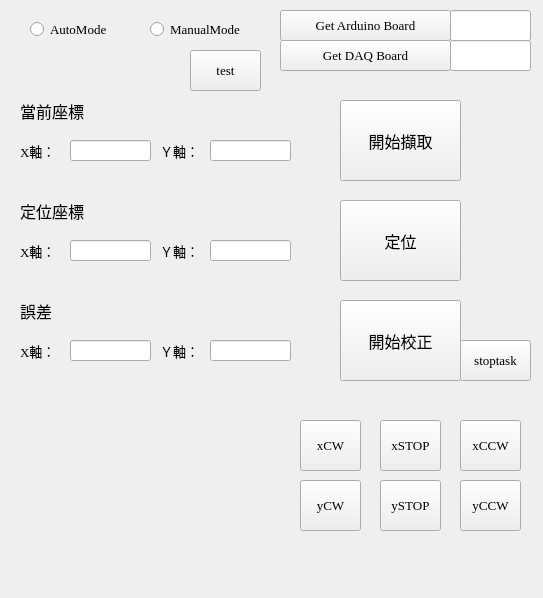
<?xml version="1.0" encoding="UTF-8"?>
<ui version="4.0">
 <class>MainWindow</class>
 <widget class="QMainWindow" name="MainWindow">
  <property name="geometry">
   <rect>
    <x>0</x>
    <y>0</y>
    <width>543</width>
    <height>598</height>
   </rect>
  </property>
  <property name="font">
   <font>
    <family>Times New Roman</family>
    <pointsize>10</pointsize>
   </font>
  </property>
  <property name="windowTitle">
   <string>MainWindow</string>
  </property>
  <widget class="QWidget" name="centralwidget">
   <widget class="QPushButton" name="catchbutton">
    <property name="geometry">
     <rect>
      <x>340</x>
      <y>100</y>
      <width>121</width>
      <height>81</height>
     </rect>
    </property>
    <property name="font">
     <font>
      <pointsize>12</pointsize>
     </font>
    </property>
    <property name="text">
     <string>開始擷取</string>
    </property>
    <property name="autoRepeatDelay">
     <number>3000</number>
    </property>
    <property name="autoRepeatInterval">
     <number>1000</number>
    </property>
   </widget>
   <widget class="QPushButton" name="locatebutton">
    <property name="geometry">
     <rect>
      <x>340</x>
      <y>200</y>
      <width>121</width>
      <height>81</height>
     </rect>
    </property>
    <property name="font">
     <font>
      <pointsize>12</pointsize>
     </font>
    </property>
    <property name="text">
     <string>定位</string>
    </property>
   </widget>
   <widget class="QLabel" name="locate">
    <property name="geometry">
     <rect>
      <x>20</x>
      <y>200</y>
      <width>91</width>
      <height>21</height>
     </rect>
    </property>
    <property name="font">
     <font>
      <pointsize>12</pointsize>
     </font>
    </property>
    <property name="text">
     <string notr="true">定位座標</string>
    </property>
   </widget>
   <widget class="QLabel" name="locate_x">
    <property name="geometry">
     <rect>
      <x>20</x>
      <y>240</y>
      <width>41</width>
      <height>21</height>
     </rect>
    </property>
    <property name="text">
     <string notr="true">X軸：</string>
    </property>
   </widget>
   <widget class="QLabel" name="locate_y">
    <property name="geometry">
     <rect>
      <x>160</x>
      <y>240</y>
      <width>58</width>
      <height>21</height>
     </rect>
    </property>
    <property name="text">
     <string notr="true">Ｙ軸：</string>
    </property>
   </widget>
   <widget class="QLabel" name="now">
    <property name="geometry">
     <rect>
      <x>20</x>
      <y>100</y>
      <width>91</width>
      <height>21</height>
     </rect>
    </property>
    <property name="font">
     <font>
      <pointsize>12</pointsize>
     </font>
    </property>
    <property name="text">
     <string notr="true">當前座標</string>
    </property>
   </widget>
   <widget class="QLabel" name="now_x">
    <property name="geometry">
     <rect>
      <x>20</x>
      <y>140</y>
      <width>51</width>
      <height>21</height>
     </rect>
    </property>
    <property name="text">
     <string notr="true">X軸：</string>
    </property>
   </widget>
   <widget class="QLabel" name="now_y">
    <property name="geometry">
     <rect>
      <x>160</x>
      <y>140</y>
      <width>58</width>
      <height>21</height>
     </rect>
    </property>
    <property name="text">
     <string notr="true">Ｙ軸：</string>
    </property>
   </widget>
   <widget class="QLabel" name="mistake">
    <property name="geometry">
     <rect>
      <x>20</x>
      <y>300</y>
      <width>58</width>
      <height>21</height>
     </rect>
    </property>
    <property name="font">
     <font>
      <pointsize>12</pointsize>
     </font>
    </property>
    <property name="text">
     <string notr="true">誤差</string>
    </property>
   </widget>
   <widget class="QLabel" name="mistake_x">
    <property name="geometry">
     <rect>
      <x>20</x>
      <y>340</y>
      <width>58</width>
      <height>21</height>
     </rect>
    </property>
    <property name="text">
     <string notr="true">X軸：</string>
    </property>
   </widget>
   <widget class="QLabel" name="mistake_y">
    <property name="geometry">
     <rect>
      <x>160</x>
      <y>340</y>
      <width>58</width>
      <height>21</height>
     </rect>
    </property>
    <property name="text">
     <string notr="true">Ｙ軸：</string>
    </property>
   </widget>
   <widget class="QPushButton" name="servobutton">
    <property name="geometry">
     <rect>
      <x>340</x>
      <y>300</y>
      <width>121</width>
      <height>81</height>
     </rect>
    </property>
    <property name="font">
     <font>
      <pointsize>12</pointsize>
     </font>
    </property>
    <property name="text">
     <string>開始校正</string>
    </property>
   </widget>
   <widget class="QPushButton" name="servo_x_CW">
    <property name="geometry">
     <rect>
      <x>300</x>
      <y>420</y>
      <width>61</width>
      <height>51</height>
     </rect>
    </property>
    <property name="text">
     <string>xCW</string>
    </property>
   </widget>
   <widget class="QPushButton" name="servo_y_CW">
    <property name="geometry">
     <rect>
      <x>300</x>
      <y>480</y>
      <width>61</width>
      <height>51</height>
     </rect>
    </property>
    <property name="text">
     <string>yCW</string>
    </property>
   </widget>
   <widget class="QPushButton" name="servo_x_CCW">
    <property name="geometry">
     <rect>
      <x>460</x>
      <y>420</y>
      <width>61</width>
      <height>51</height>
     </rect>
    </property>
    <property name="text">
     <string>xCCW</string>
    </property>
   </widget>
   <widget class="QPushButton" name="servo_y_CCW">
    <property name="geometry">
     <rect>
      <x>460</x>
      <y>480</y>
      <width>61</width>
      <height>51</height>
     </rect>
    </property>
    <property name="text">
     <string>yCCW</string>
    </property>
   </widget>
   <widget class="QPushButton" name="servo_x_STOP">
    <property name="geometry">
     <rect>
      <x>380</x>
      <y>420</y>
      <width>61</width>
      <height>51</height>
     </rect>
    </property>
    <property name="text">
     <string>xSTOP</string>
    </property>
   </widget>
   <widget class="QPushButton" name="servo_y_STOP">
    <property name="geometry">
     <rect>
      <x>380</x>
      <y>480</y>
      <width>61</width>
      <height>51</height>
     </rect>
    </property>
    <property name="text">
     <string>ySTOP</string>
    </property>
   </widget>
   <widget class="QRadioButton" name="AutoMode">
    <property name="geometry">
     <rect>
      <x>30</x>
      <y>20</y>
      <width>98</width>
      <height>19</height>
     </rect>
    </property>
    <property name="text">
     <string>AutoMode</string>
    </property>
   </widget>
   <widget class="QRadioButton" name="ManualMode">
    <property name="geometry">
     <rect>
      <x>150</x>
      <y>20</y>
      <width>121</width>
      <height>19</height>
     </rect>
    </property>
    <property name="text">
     <string>ManualMode</string>
    </property>
   </widget>
   <widget class="QLineEdit" name="locate_x_value">
    <property name="geometry">
     <rect>
      <x>70</x>
      <y>240</y>
      <width>81</width>
      <height>21</height>
     </rect>
    </property>
   </widget>
   <widget class="QLineEdit" name="locate_y_value">
    <property name="geometry">
     <rect>
      <x>210</x>
      <y>240</y>
      <width>81</width>
      <height>21</height>
     </rect>
    </property>
   </widget>
   <widget class="QLineEdit" name="now_x_value">
    <property name="geometry">
     <rect>
      <x>70</x>
      <y>140</y>
      <width>81</width>
      <height>21</height>
     </rect>
    </property>
   </widget>
   <widget class="QLineEdit" name="now_y_value">
    <property name="geometry">
     <rect>
      <x>210</x>
      <y>140</y>
      <width>81</width>
      <height>21</height>
     </rect>
    </property>
   </widget>
   <widget class="QLineEdit" name="mistake_x_value">
    <property name="geometry">
     <rect>
      <x>70</x>
      <y>340</y>
      <width>81</width>
      <height>21</height>
     </rect>
    </property>
   </widget>
   <widget class="QLineEdit" name="mistake_y_value">
    <property name="geometry">
     <rect>
      <x>210</x>
      <y>340</y>
      <width>81</width>
      <height>21</height>
     </rect>
    </property>
   </widget>
   <widget class="QPushButton" name="stoptaskbutton">
    <property name="geometry">
     <rect>
      <x>460</x>
      <y>340</y>
      <width>71</width>
      <height>41</height>
     </rect>
    </property>
    <property name="text">
     <string>stoptask</string>
    </property>
   </widget>
   <widget class="QPushButton" name="getArduino">
    <property name="geometry">
     <rect>
      <x>280</x>
      <y>10</y>
      <width>171</width>
      <height>31</height>
     </rect>
    </property>
    <property name="text">
     <string>Get Arduino Board</string>
    </property>
   </widget>
   <widget class="QLineEdit" name="Arduino_port">
    <property name="geometry">
     <rect>
      <x>450</x>
      <y>10</y>
      <width>81</width>
      <height>31</height>
     </rect>
    </property>
   </widget>
   <widget class="QPushButton" name="test">
    <property name="geometry">
     <rect>
      <x>190</x>
      <y>50</y>
      <width>71</width>
      <height>41</height>
     </rect>
    </property>
    <property name="text">
     <string>test</string>
    </property>
   </widget>
   <widget class="QPushButton" name="getDAQ">
    <property name="geometry">
     <rect>
      <x>280</x>
      <y>40</y>
      <width>171</width>
      <height>31</height>
     </rect>
    </property>
    <property name="text">
     <string>Get DAQ Board</string>
    </property>
   </widget>
   <widget class="QLineEdit" name="DAQ_port">
    <property name="geometry">
     <rect>
      <x>450</x>
      <y>40</y>
      <width>81</width>
      <height>31</height>
     </rect>
    </property>
   </widget>
  </widget>
  <action name="addWinAction">
   <property name="text">
    <string>說明</string>
   </property>
  </action>
 </widget>
 <resources/>
 <connections/>
</ui>
